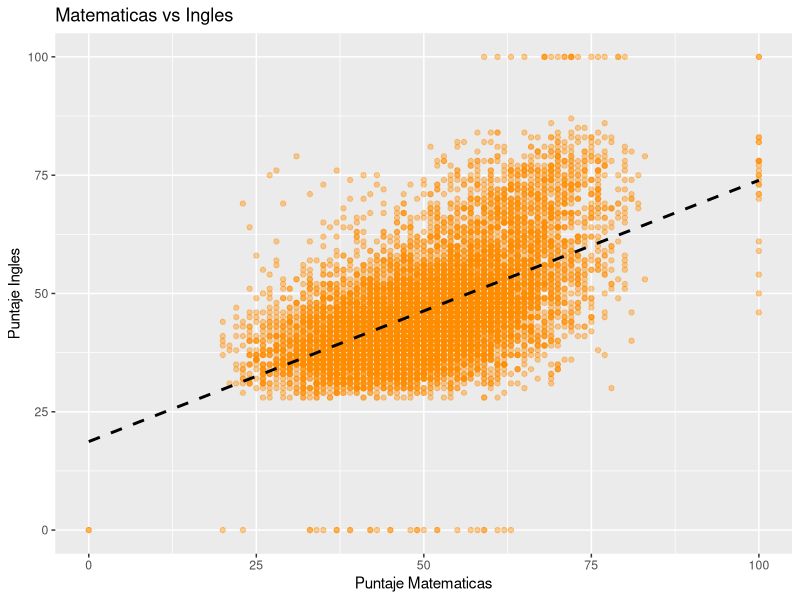

This figure's R source:
## ---- chunk 1
library(dplyr)
## ---- chunk 2
df <- read.csv("sample_data.csv")

df %>% select(PUNT_INGLES) %>% View()

cor(df$PUNT_MATEMATICAS,df$PUNT_INGLES)
cor(df$PUNT_MATEMATICAS,df$PUNT_GLOBAL)
## ---- chunk 3
library(ggplot2)

datos_seleccionados <- df %>% select(PUNT_MATEMATICAS,PUNT_INGLES,PUNT_GLOBAL) %>% 
  na.omit()

cor1 <- cor(datos_seleccionados$PUNT_MATEMATICAS,datos_seleccionados$PUNT_INGLES)
cor2 <- cor(datos_seleccionados$PUNT_MATEMATICAS,datos_seleccionados$PUNT_GLOBAL)

ggplot(datos_seleccionados, aes(x = PUNT_MATEMATICAS, y = PUNT_INGLES)) + 
  geom_point(alpha = 0.4, color = "darkorange") +
  geom_smooth(method = "lm", se = FALSE, color = "black", linetype = "dashed") +
  labs (title = "Matematicas vs Ingles", x = "Puntaje Matematicas",y = "Puntaje Ingles") #+
  #annotate("text",x = Inf, y = -Inf)

